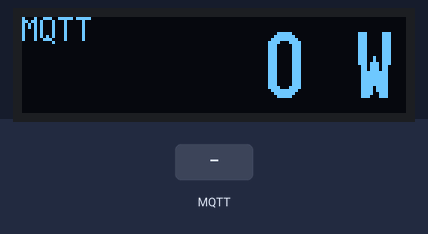
Simulated run of this sketch. Board: ESP8266 (NodeMCU). Parts: 128×32 one-colour display. Inputs (shaded band) come from the test bench. WiFi joins after 1.5 s; servers stay silent unless stated; no MQTT or app messages arrive unless stated.

Above: at 2.7 s.
2.8 s: MQTT message "5" arrives on the first subscribed topic
At 3.5 s:
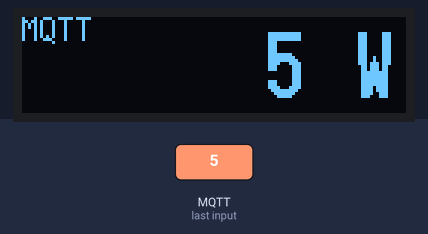
4.3 s: MQTT message "90" arrives on the first subscribed topic
At 5.7 s:
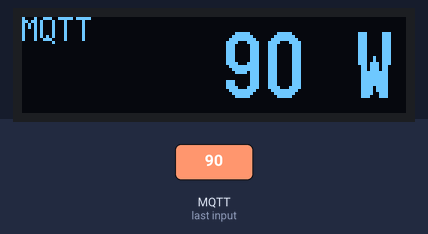
Timing chart, 0 to 7.3 s (numbered marks = the images above; inputs shaded):
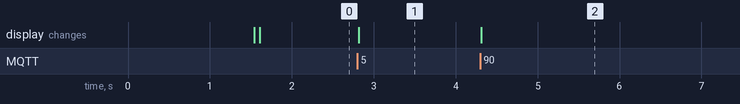

Measured:
- after the input at 2.8 s, the display: changes at once (image 1)
- after the input at 4.3 s, the display: changes at once (image 2)

The sketch:

mz_display.ino
```cpp
/************************************************************
 mz_display code
 V1.0.0
 (c) 2016 hofmann engineering

 So this code will run on an Adafruit
 HUZZAH ESP8266 Board. To program the board do:
   (1) Hold down the GPIO0 button, the red LED will be lit
   (2) While holding down GPIO0, click the RESET button
   (3) Release RESET, then release GPIO0
   (4) When you release the RESET button, the red LED will
      be lit dimly, this means its ready to bootload
 Upload Speed is 115200 baud.

 This program puts the watt usage of our house, coming from a
 mqtt server on a sh1106 display.
*************************************************************/
#include <Arduino.h>
#include <U8g2lib.h>
#include <stdlib.h>
#include <ESP8266WiFi.h>
#include <PubSubClient.h>
#include <Wire.h>

//#define DEBUG 1                           //Use this in debugging environment only

#define WIFI_SSID "HWLAN"                   //WIFI SSID of your NETWORK
#define WIFI_PASSWORD "1234567890123456"    //WIFI Password of your NETWORK

#define SERIAL_BAUD_RATE  115200
#define MQTT_SERVER_IP "192.168.178.2"         //MQTT Server Address within your NETWORT
#define MQTT_PORT 1883                         //MQTT standard port is 1883
#define MQTT_CLIENT_NAME  "mqttdisplay"        //MQTT client name - here default is rxtx2mqtt01

void setup_wifi();    //forward declaration to function setup_wifi();

WiFiClient espClient;                       //WiFiClient Object, needed to connect
PubSubClient client(espClient);             //Connection to MQTT Server

float watt = 0.0f;
char watt_s[7];

boolean wifi_established = false;
boolean mqtt_established = false;

//display object - uses the u8g2 lib
//SH1106 display 128x64
//U8G2_SH1106_128X64_NONAME_F_SW_I2C u8g2(U8G2_R0, 12, 13);
//SSD1306 Display
U8G2_SSD1306_128X32_UNIVISION_F_SW_I2C u8g2(U8G2_R0, 5, 4, U8X8_PIN_NONE);

unsigned long timeelapsed = 0;
unsigned long timeframestart = 0;
unsigned int frame = 0;

/************************************
 function setup
   initializes everything
   (1) Serial connection
   (2) Wifi
   (3) MQTT Server connection
   (4) u8g2 lib for the display
 parameter none
 return none
************************************/
void setup(void) {
  Serial.begin(SERIAL_BAUD_RATE);   //initialize the Serial object with speed of SERIAL_BAUD_RATE
  setup_wifi();                     //initialize the wifi connection
  client.setServer(MQTT_SERVER_IP, MQTT_PORT);  //initialize the connection to the mqtt_server
  u8g2.begin();
}
/************************************
 function update
   will be called on receive of a new
   mqtt message.
 parameter
   char* topic contains the topic
   byte* payload contains the message
   unsigned int length of the message
 return none
************************************/
void update(char* topic, byte* payload, unsigned int length) {
  int i=0;
  char message_buff[255];
  for(i=0; i<length; i++) {
    message_buff[i] = payload[i];
  }
  message_buff[i] = '\0';
  watt = atof(message_buff);
  #ifdef DEBUG
    Serial.print(topic);
    Serial.print("=");
    Serial.print(message_buff);
    Serial.print("\n");
  #endif
}
/************************************
 function setup_wifi
   starts the WiFi object and connects
 parameter none
 return none
************************************/
void setup_wifi() {
  delay(10);
  #ifdef DEBUG
    Serial.println();
    Serial.print("Connecting to ");
    Serial.println(WIFI_SSID);
  #endif

  WiFi.begin(WIFI_SSID, WIFI_PASSWORD);     //connect to WiFi SSID and PASSWORD

  while (WiFi.status() != WL_CONNECTED) {   //wait until connected
    delay(500);
    #ifdef DEBUG
      Serial.print(".");
    #endif
  }
  #ifdef DEBUG
    Serial.println("");
    Serial.println("WiFi connected");
    Serial.println("IP address: ");
    Serial.println(WiFi.localIP());
  #endif
}
/************************************
 function reconnect
   restarts the MQTT connection
 parameter none
 return none
************************************/
void reconnect() {
  #ifdef DEBUG
    Serial.println("Attempting MQTT connection...");
  #endif
  if (client.connect(MQTT_CLIENT_NAME)) {                  //client should connect
    mqtt_established = true;
    #ifdef DEBUG
      Serial.println("connected");
    #endif
    client.setCallback(update);
    boolean rc = client.subscribe("home/techroom/mz/analog");   //subscribe the topic to follow
    #ifdef DEBUG
      if (rc) {
         Serial.println("subscripted topic");
      }
    #endif
  } else {
    mqtt_established = false;
    #ifdef DEBUG
      Serial.print("failed, rc=");
      Serial.print(client.state());
    #endif
  }
}
void render() {
  u8g2.clearBuffer();
  if (mqtt_established) {
    u8g2.setFont(u8g2_font_profont12_tf);  // choose a suitable font
    u8g2.drawStr(0, 8, "MQTT");
  } else {
    if (frame % 3 == 0) {
      u8g2.setFont(u8g2_font_profont12_tf);  // choose a suitable font
      u8g2.drawStr(0, 8, "MQTT");
    }
  }
  dtostrf(watt, 6, 0, watt_s);  //convert watts to string
  u8g2.setFont( u8g2_font_logisoso22_tf);  // choose a suitable font
  u8g2.drawStr(10, 27, watt_s);  //draw watts as a string on display
  u8g2.drawStr(110, 27, "W");   //and the unit behing
  u8g2.sendBuffer();            // transfer internal memory to the display
}
/************************************
 function loop
   loop function does
     (1) reconnect if connection lost
     (2) convert readed watts to string
     (3) display watts on the display
 parameter none
 return none
************************************/
void loop(void) {
  timeframestart = millis();
  if (!client.connected()) {    //if connection is lost, reconnect
    reconnect();
  } else {
    client.loop();                //mqtt loop
  }

  render();

  frame++;
  if (frame >= 5) frame = 0;
  timeelapsed = millis();
}
```
